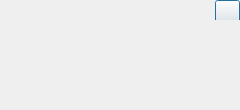
<?xml version="1.0" encoding="UTF-8"?>
<ui version="4.0">
 <class>MessageShow</class>
 <widget class="QDialog" name="MessageShow">
  <property name="geometry">
   <rect>
    <x>0</x>
    <y>0</y>
    <width>240</width>
    <height>110</height>
   </rect>
  </property>
  <property name="minimumSize">
   <size>
    <width>240</width>
    <height>110</height>
   </size>
  </property>
  <property name="maximumSize">
   <size>
    <width>240</width>
    <height>16777215</height>
   </size>
  </property>
  <property name="windowTitle">
   <string>MessageShow</string>
  </property>
  <layout class="QVBoxLayout" name="verticalLayout_2">
   <property name="spacing">
    <number>0</number>
   </property>
   <property name="leftMargin">
    <number>0</number>
   </property>
   <property name="topMargin">
    <number>0</number>
   </property>
   <property name="rightMargin">
    <number>0</number>
   </property>
   <property name="bottomMargin">
    <number>0</number>
   </property>
   <item>
    <layout class="QVBoxLayout" name="verticalLayout" stretch="0,1">
     <property name="spacing">
      <number>0</number>
     </property>
     <property name="topMargin">
      <number>0</number>
     </property>
     <item>
      <widget class="QWidget" name="widget_msgtitle" native="true">
       <property name="minimumSize">
        <size>
         <width>0</width>
         <height>0</height>
        </size>
       </property>
       <property name="maximumSize">
        <size>
         <width>16777215</width>
         <height>20</height>
        </size>
       </property>
       <layout class="QHBoxLayout" name="horizontalLayout_2">
        <property name="topMargin">
         <number>0</number>
        </property>
        <property name="rightMargin">
         <number>0</number>
        </property>
        <property name="bottomMargin">
         <number>0</number>
        </property>
        <item>
         <widget class="QLabel" name="label_titleInfo">
          <property name="text">
           <string/>
          </property>
         </widget>
        </item>
        <item>
         <spacer name="horizontalSpacer">
          <property name="orientation">
           <enum>Qt::Horizontal</enum>
          </property>
          <property name="sizeHint" stdset="0">
           <size>
            <width>40</width>
            <height>20</height>
           </size>
          </property>
         </spacer>
        </item>
        <item>
         <widget class="QPushButton" name="pushButton_close">
          <property name="sizePolicy">
           <sizepolicy hsizetype="Fixed" vsizetype="Fixed">
            <horstretch>0</horstretch>
            <verstretch>0</verstretch>
           </sizepolicy>
          </property>
          <property name="minimumSize">
           <size>
            <width>25</width>
            <height>25</height>
           </size>
          </property>
          <property name="maximumSize">
           <size>
            <width>25</width>
            <height>25</height>
           </size>
          </property>
          <property name="text">
           <string/>
          </property>
         </widget>
        </item>
       </layout>
      </widget>
     </item>
     <item>
      <widget class="QLabel" name="label_msg">
       <property name="enabled">
        <bool>true</bool>
       </property>
       <property name="minimumSize">
        <size>
         <width>240</width>
         <height>80</height>
        </size>
       </property>
       <property name="text">
        <string/>
       </property>
       <property name="alignment">
        <set>Qt::AlignLeading|Qt::AlignLeft|Qt::AlignVCenter</set>
       </property>
       <property name="margin">
        <number>10</number>
       </property>
      </widget>
     </item>
    </layout>
   </item>
  </layout>
 </widget>
 <layoutdefault spacing="6" margin="11"/>
 <resources/>
 <connections/>
</ui>
